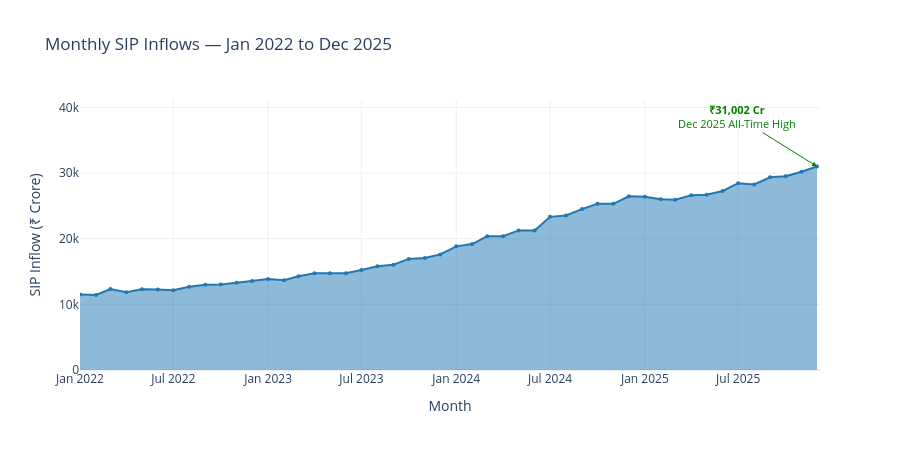

Notebook code cell kept with this figure:
### Code cell
sip['month_dt'] = pd.to_datetime(sip['month'])
peak_row = sip.loc[sip['sip_inflow_crore'].idxmax()]
peak_date = peak_row['month_dt'].strftime("%Y-%m-%d")

fig = go.Figure()
fig.add_trace(go.Scatter(
    x=sip['month_dt'], y=sip['sip_inflow_crore'],
    fill='tozeroy', mode='lines+markers',
    line=dict(color='#1f77b4', width=2),
    marker=dict(size=4),
    name='SIP Inflow (₹ Crore)'
))
fig.add_annotation(
    x=peak_row['month_dt'].strftime("%Y-%m-%d"), y=peak_row['sip_inflow_crore'],
    text="<b>₹31,002 Cr</b><br>Dec 2025 All-Time High",
    showarrow=True, arrowhead=2, arrowcolor='green',
    font=dict(color='green', size=11),
    ax=-80, ay=-50
)
fig.update_layout(
    title='Monthly SIP Inflows — Jan 2022 to Dec 2025',
    xaxis_title='Month', yaxis_title='SIP Inflow (₹ Crore)',
    template='plotly_white', height=450
)
fig.show()
fig.write_image(
    "reports/eda_charts/03_sip_inflow_trend.png",
    width=1600,
    height=800,
    scale=3
)
print("✅ Chart 3 saved")

### Figure 1 — Plotly figure (JSON) as saved in the notebook; plotly's stock layout.template omitted (floating-point values rounded to 4 significant figures)
{"data": [{"fill": "tozeroy", "line": {"color": "#1f77b4", "width": 2}, "marker": {"size": 4}, "mode": "lines+markers", "name": "SIP Inflow (₹ Crore)", "type": "scatter", "x": ["2022-01-01T00:00:00", "2022-02-01T00:00:00", "2022-03-01T00:00:00", "2022-04-01T00:00:00", "2022-05-01T00:00:00", "2022-06-01T00:00:00", "2022-07-01T00:00:00", "2022-08-01T00:00:00", "2022-09-01T00:00:00", "2022-10-01T00:00:00", "2022-11-01T00:00:00", "2022-12-01T00:00:00", "2023-01-01T00:00:00", "2023-02-01T00:00:00", "2023-03-01T00:00:00", "2023-04-01T00:00:00", "2023-05-01T00:00:00", "2023-06-01T00:00:00", "2023-07-01T00:00:00", "2023-08-01T00:00:00", "2023-09-01T00:00:00", "2023-10-01T00:00:00", "2023-11-01T00:00:00", "2023-12-01T00:00:00", "2024-01-01T00:00:00", "2024-02-01T00:00:00", "2024-03-01T00:00:00", "2024-04-01T00:00:00", "2024-05-01T00:00:00", "2024-06-01T00:00:00", "2024-07-01T00:00:00", "2024-08-01T00:00:00", "2024-09-01T00:00:00", "2024-10-01T00:00:00", "2024-11-01T00:00:00", "2024-12-01T00:00:00", "2025-01-01T00:00:00", "2025-02-01T00:00:00", "2025-03-01T00:00:00", "2025-04-01T00:00:00", "2025-05-01T00:00:00", "2025-06-01T00:00:00", "2025-07-01T00:00:00", "2025-08-01T00:00:00", "2025-09-01T00:00:00", "2025-10-01T00:00:00", "2025-11-01T00:00:00", "2025-12-01T00:00:00"], "y": [11517, 11438, 12328, 11863, 12286, 12276, 12140, 12694, 12976, 13040, 13306, 13573, 13856, 13687, 14276, 14749, 14749, 14734, 15245, 15814, 16042, 16928, 17073, 17610, 18838, 19187, 20371, 20371, 21262, 21262, 23332, 23547, 24509, 25323, 25320, 26459, 26400, 25999, 25926, 26632, 26688, 27274, 28464, 28265, 29361, 29529, 30200, 31002]}], "layout": {"annotations": [{"arrowcolor": "green", "arrowhead": 2, "ax": -80, "ay": -50, "font": {"color": "green", "size": 11}, "showarrow": true, "text": "<b>₹31,002 Cr</b><br>Dec 2025 All-Time High", "x": "2025-12-01", "y": 31002}], "height": 450, "title": {"text": "Monthly SIP Inflows — Jan 2022 to Dec 2025"}, "xaxis": {"title": {"text": "Month"}}, "yaxis": {"title": {"text": "SIP Inflow (₹ Crore)"}}}}
